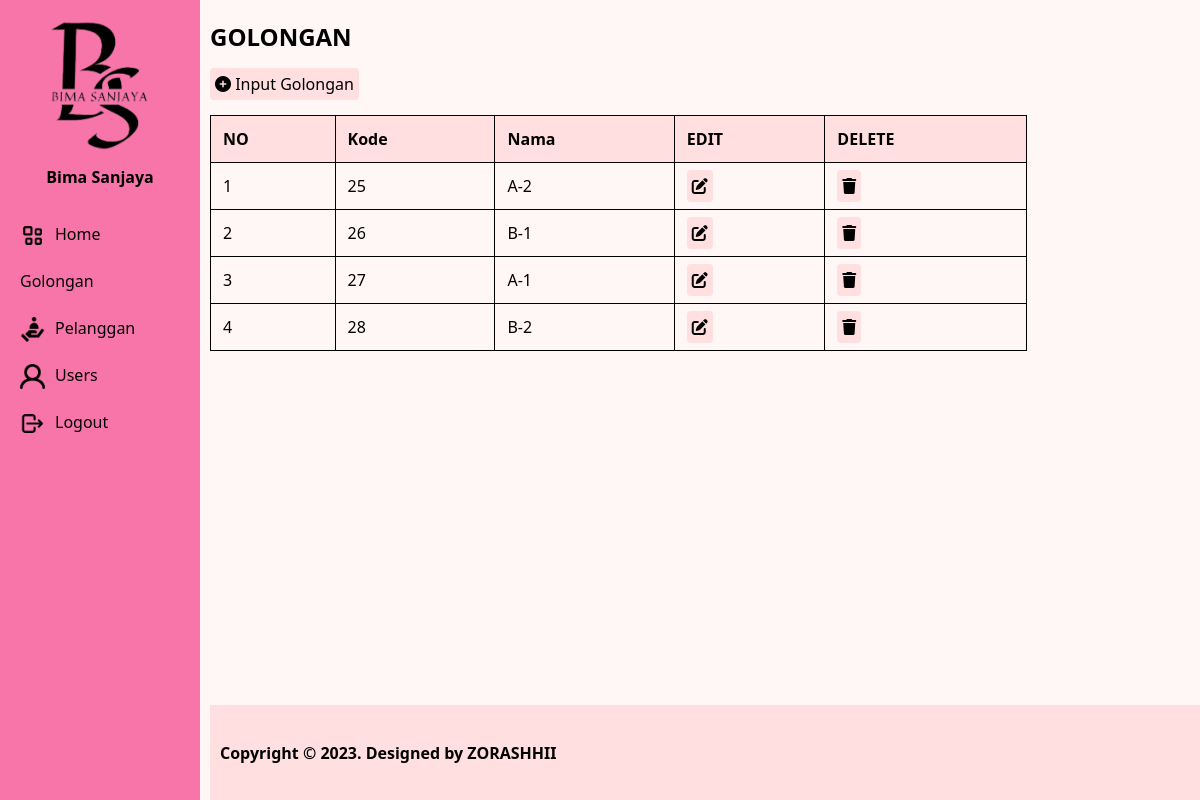
/Golongan (signed in), run on the app's committed database.
### tables this page shows
CREATE TABLE `tb_golongan` (
  `gol_id` tinyint(3) NOT NULL,
  `gol_kode` varchar(10) NOT NULL,
  `gol_nama` varchar(50) NOT NULL,
  `created_at` timestamp NOT NULL DEFAULT current_timestamp(),
  `upadated_at` datetime DEFAULT NULL
);

### app/core/Controller.php (called while the page is built, shortened)
<?php
class Controller
{
	public function dashboard($view, $data = [])
	{
		require_once ROOT . "layouts/dashboard.php";
	}
}

### app/controllers/Golongan.php (called while the page is built, shortened)
<?php
class Golongan extends Controller
{
     public object $model;
     public function __construct()
     {
          $this->model = new \App\Models\Golongan();
     }
     public function index()
     {
          $data['rows'] = $this->model->show();
          $this->dashboard('golongan/index', $data);
     }
}

### index.php (called while the page is built, shortened)
<?php
new App\Core\Bootstrap();

### app/core/Model.php (called while the page is built, shortened)
<?php
class Model
{
	public function __construct()
	{
		try {
			$this->db = new PDO("mysql:host=localhost;dbname=dbpln", "root", "");
		} catch (Exception $e) {
			die("error! " . $e->getMessage());
		}
	}
}

### app/models/Golongan.php (called while the page is built, shortened)
<?php
class Golongan extends Model
{
     public function show()
     {
          $query = "SELECT * FROM tb_golongan";
          $stmt = $this->db->prepare($query);
          $stmt->execute();
          return $this->selects($stmt);
     }
}

### app/views/golongan/index.php (the view)
<h2>GOLONGAN</h2>
<a href="<?php echo URL; ?>/golongan/input" class="btn"><i class="fa-solid fa-circle-plus"></i> Input Golongan</a>
<table>
      <tr>
            <th>NO</th>
            <th>Kode</th>
            <th>Nama</th>
            <th>EDIT</th>
            <th>DELETE</th>
      </tr>
      <?php $no = 1;
      foreach ($data['rows'] as $row) { ?>
            <tr>
                  <td><?php echo $no; ?></td>
                  <td><?php echo $row['gol_kode']; ?></td>
                  <td><?php echo $row['gol_nama']; ?></td>
                  <td><a href="<?php echo URL; ?>/golongan/edit/<?php echo $row['gol_id']; ?>" class="btn"><i class="fa-solid fa-pen-to-square"></i> </a></td>
                  <td><a href="<?php echo URL; ?>/golongan/delete/<?php echo $row['gol_id']; ?>" class="btn" onclick="return confirm('Are you sure?')"><i class="fa-solid fa-trash"></i> </a></td>
            </tr>
      <?php $no++;
      } ?>
</table>

### layouts/assets/css/style.css (style rules this page uses)
body { font-family: 'Segoe UI', Tahoma, Geneva, Verdana, sans-serif; margin: 0; background-color: #FFF6F6; }
a { text-decoration: none; }
table { margin-top: 20px !important; border: 1px solid #000000; border-collapse: collapse; width: 110%; }
table th, table td { border: 1px solid #000000; padding: 12px; text-align: left; }
table th { background-color: #FFDFDF; }
.btn { background-color: #FFDFDF; border-radius: 4px; color: #000000; padding: 5px; }

### data on the page
tb_golongan: gol_kode "25", gol_nama "A-2"
tb_golongan: gol_kode "26", gol_nama "B-1"
tb_golongan: gol_kode "27", gol_nama "A-1"
tb_golongan: gol_kode "28", gol_nama "B-2"

### other printed values
$_SESSION['user_nama'] "Bima Sanjaya"
